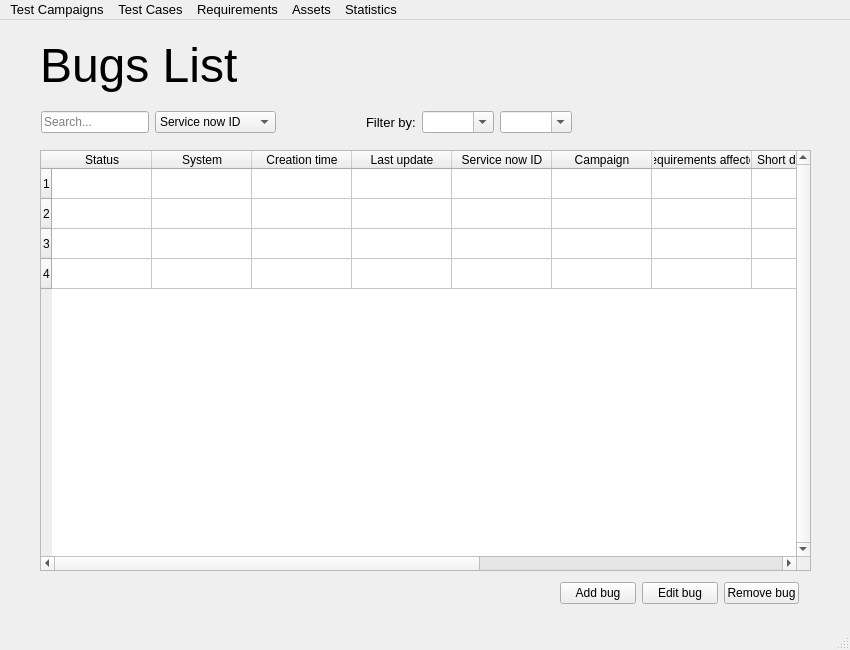
<?xml version="1.0" encoding="UTF-8"?>
<ui version="4.0">
 <class>home_page</class>
 <widget class="QMainWindow" name="home_page">
  <property name="geometry">
   <rect>
    <x>0</x>
    <y>0</y>
    <width>850</width>
    <height>650</height>
   </rect>
  </property>
  <property name="windowTitle">
   <string>MainWindow</string>
  </property>
  <widget class="QWidget" name="centralwidget_bugs">
   <widget class="QTableWidget" name="visor_bugs">
    <property name="geometry">
     <rect>
      <x>40</x>
      <y>130</y>
      <width>771</width>
      <height>421</height>
     </rect>
    </property>
    <property name="verticalScrollBarPolicy">
     <enum>Qt::ScrollBarPolicy::ScrollBarAlwaysOn</enum>
    </property>
    <property name="horizontalScrollBarPolicy">
     <enum>Qt::ScrollBarPolicy::ScrollBarAlwaysOn</enum>
    </property>
    <property name="sizeAdjustPolicy">
     <enum>QAbstractScrollArea::SizeAdjustPolicy::AdjustIgnored</enum>
    </property>
    <property name="editTriggers">
     <set>QAbstractItemView::EditTrigger::AnyKeyPressed|QAbstractItemView::EditTrigger::DoubleClicked|QAbstractItemView::EditTrigger::EditKeyPressed|QAbstractItemView::EditTrigger::SelectedClicked</set>
    </property>
    <property name="showGrid">
     <bool>true</bool>
    </property>
    <property name="gridStyle">
     <enum>Qt::PenStyle::SolidLine</enum>
    </property>
    <property name="sortingEnabled">
     <bool>false</bool>
    </property>
    <property name="wordWrap">
     <bool>true</bool>
    </property>
    <property name="cornerButtonEnabled">
     <bool>false</bool>
    </property>
    <property name="rowCount">
     <number>4</number>
    </property>
    <property name="columnCount">
     <number>12</number>
    </property>
    <attribute name="horizontalHeaderVisible">
     <bool>true</bool>
    </attribute>
    <attribute name="horizontalHeaderCascadingSectionResizes">
     <bool>true</bool>
    </attribute>
    <attribute name="horizontalHeaderHighlightSections">
     <bool>true</bool>
    </attribute>
    <attribute name="horizontalHeaderShowSortIndicator" stdset="0">
     <bool>false</bool>
    </attribute>
    <attribute name="horizontalHeaderStretchLastSection">
     <bool>false</bool>
    </attribute>
    <row/>
    <row/>
    <row/>
    <row/>
    <column>
     <property name="text">
      <string>Status</string>
     </property>
    </column>
    <column>
     <property name="text">
      <string>System</string>
     </property>
    </column>
    <column>
     <property name="text">
      <string>Creation time</string>
     </property>
    </column>
    <column>
     <property name="text">
      <string>Last update</string>
     </property>
    </column>
    <column>
     <property name="text">
      <string>Service now ID</string>
     </property>
    </column>
    <column>
     <property name="text">
      <string>Campaign</string>
     </property>
    </column>
    <column>
     <property name="text">
      <string>Requirements affected</string>
     </property>
    </column>
    <column>
     <property name="text">
      <string>Short description</string>
     </property>
    </column>
    <column>
     <property name="text">
      <string>Long description</string>
     </property>
    </column>
    <column>
     <property name="text">
      <string>Severity</string>
     </property>
    </column>
    <column>
     <property name="text">
      <string>Impact</string>
     </property>
    </column>
    <column>
     <property name="text">
      <string>Comments</string>
     </property>
    </column>
   </widget>
   <widget class="QLabel" name="home_page_title">
    <property name="geometry">
     <rect>
      <x>40</x>
      <y>10</y>
      <width>251</width>
      <height>71</height>
     </rect>
    </property>
    <property name="font">
     <font>
      <pointsize>36</pointsize>
     </font>
    </property>
    <property name="text">
     <string>Bugs List</string>
    </property>
   </widget>
   <widget class="QWidget" name="layoutWidget">
    <property name="geometry">
     <rect>
      <x>560</x>
      <y>560</y>
      <width>239</width>
      <height>26</height>
     </rect>
    </property>
    <layout class="QHBoxLayout" name="homeButton_Layout">
     <item>
      <widget class="QPushButton" name="add_bug_button">
       <property name="text">
        <string>Add bug</string>
       </property>
      </widget>
     </item>
     <item>
      <widget class="QPushButton" name="edit_bug_button">
       <property name="text">
        <string>Edit bug</string>
       </property>
      </widget>
     </item>
     <item>
      <widget class="QPushButton" name="remove_bug_button">
       <property name="text">
        <string>Remove bug</string>
       </property>
      </widget>
     </item>
    </layout>
   </widget>
   <widget class="QWidget" name="layoutWidget">
    <property name="geometry">
     <rect>
      <x>41</x>
      <y>90</y>
      <width>531</width>
      <height>24</height>
     </rect>
    </property>
    <layout class="QHBoxLayout" name="searchfilter_layout">
     <item>
      <widget class="QLineEdit" name="searchBug_bar">
       <property name="placeholderText">
        <string>Search...</string>
       </property>
       <property name="clearButtonEnabled">
        <bool>true</bool>
       </property>
      </widget>
     </item>
     <item>
      <widget class="QComboBox" name="searchType">
       <item>
        <property name="text">
         <string>Service now ID</string>
        </property>
       </item>
       <item>
        <property name="text">
         <string>Short description</string>
        </property>
       </item>
      </widget>
     </item>
     <item>
      <spacer name="spacerSearch_bar">
       <property name="orientation">
        <enum>Qt::Orientation::Horizontal</enum>
       </property>
       <property name="sizeHint" stdset="0">
        <size>
         <width>40</width>
         <height>20</height>
        </size>
       </property>
      </spacer>
     </item>
     <item>
      <widget class="QLabel" name="filterby_label">
       <property name="font">
        <font>
         <pointsize>10</pointsize>
        </font>
       </property>
       <property name="text">
        <string>Filter by:</string>
       </property>
      </widget>
     </item>
     <item>
      <widget class="QComboBox" name="filterStatus">
       <property name="editable">
        <bool>true</bool>
       </property>
       <property name="placeholderText">
        <string>Status</string>
       </property>
      </widget>
     </item>
     <item>
      <widget class="QComboBox" name="filterSystem">
       <property name="editable">
        <bool>true</bool>
       </property>
       <property name="placeholderText">
        <string>System</string>
       </property>
      </widget>
     </item>
    </layout>
   </widget>
  </widget>
  <widget class="QMenuBar" name="menubar_home">
   <property name="geometry">
    <rect>
     <x>0</x>
     <y>0</y>
     <width>850</width>
     <height>24</height>
    </rect>
   </property>
   <property name="font">
    <font>
     <pointsize>10</pointsize>
    </font>
   </property>
   <widget class="QMenu" name="menuCampaigns">
    <property name="font">
     <font>
      <pointsize>10</pointsize>
      <italic>false</italic>
      <bold>false</bold>
     </font>
    </property>
    <property name="title">
     <string>Test Campaigns</string>
    </property>
    <addaction name="actionNew_Campaign"/>
    <addaction name="actionView_Campaigns"/>
   </widget>
   <widget class="QMenu" name="menuTest_Cases">
    <property name="title">
     <string>Test Cases</string>
    </property>
    <addaction name="actionNew_Block"/>
    <addaction name="actionNew_Case"/>
    <addaction name="actionView_Cases"/>
   </widget>
   <widget class="QMenu" name="menuRequirements">
    <property name="title">
     <string>Requirements</string>
    </property>
    <addaction name="actionNew_Requirement"/>
    <addaction name="actionView_Requirements"/>
   </widget>
   <widget class="QMenu" name="menuAssets">
    <property name="title">
     <string>Assets</string>
    </property>
    <addaction name="actionNew_Asset"/>
    <addaction name="actionView_Assets"/>
   </widget>
   <widget class="QMenu" name="menuStatistics">
    <property name="title">
     <string>Statistics</string>
    </property>
   </widget>
   <addaction name="menuCampaigns"/>
   <addaction name="menuTest_Cases"/>
   <addaction name="menuRequirements"/>
   <addaction name="menuAssets"/>
   <addaction name="menuStatistics"/>
  </widget>
  <widget class="QStatusBar" name="statusbar_bugs"/>
  <action name="actionNew_Campaign">
   <property name="text">
    <string>New Campaign</string>
   </property>
  </action>
  <action name="actionView_Campaigns">
   <property name="text">
    <string>View Campaigns</string>
   </property>
  </action>
  <action name="actionNew_Block">
   <property name="text">
    <string>New Block</string>
   </property>
  </action>
  <action name="actionNew_Case">
   <property name="text">
    <string>New Case</string>
   </property>
  </action>
  <action name="actionView_Cases">
   <property name="text">
    <string>View Cases</string>
   </property>
  </action>
  <action name="actionNew_Requirement">
   <property name="text">
    <string>New Requirement</string>
   </property>
  </action>
  <action name="actionView_Requirements">
   <property name="text">
    <string>View Requirements</string>
   </property>
  </action>
  <action name="actionNew_Asset">
   <property name="text">
    <string>New Asset</string>
   </property>
  </action>
  <action name="actionView_Assets">
   <property name="text">
    <string>View Assets</string>
   </property>
  </action>
 </widget>
 <resources/>
 <connections/>
</ui>
